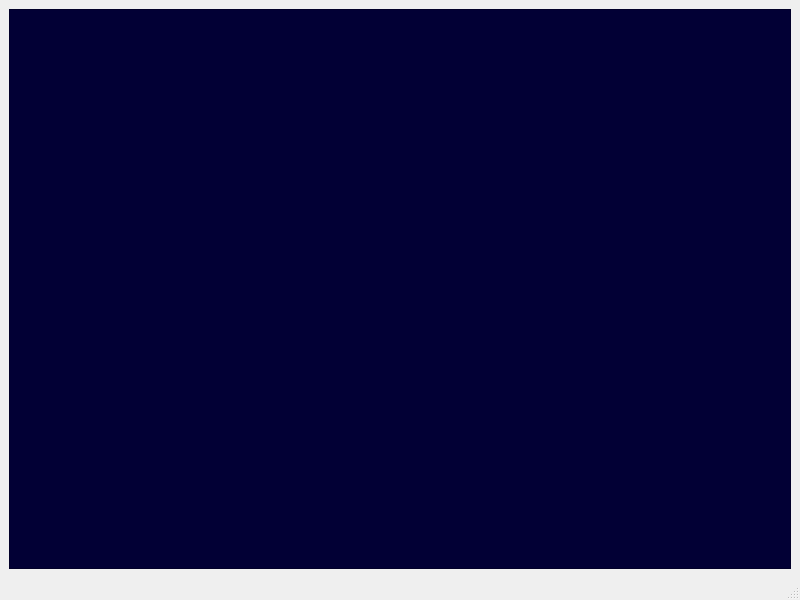
<?xml version="1.0" encoding="UTF-8"?>
<ui version="4.0">
 <class>MainWindow</class>
 <widget class="QMainWindow" name="MainWindow">
  <property name="geometry">
   <rect>
    <x>0</x>
    <y>0</y>
    <width>800</width>
    <height>600</height>
   </rect>
  </property>
  <property name="windowTitle">
   <string>MainWindow</string>
  </property>
  <widget class="QWidget" name="centralwidget">
   <layout class="QGridLayout" name="gridLayout">
    <item row="0" column="0">
     <widget class="QGraphicsView" name="graphicsView">
      <property name="styleSheet">
       <string notr="true">background-color: rgb(2, 0, 53);</string>
      </property>
     </widget>
    </item>
   </layout>
  </widget>
  <widget class="QMenuBar" name="menubar">
   <property name="geometry">
    <rect>
     <x>0</x>
     <y>0</y>
     <width>800</width>
     <height>21</height>
    </rect>
   </property>
  </widget>
  <widget class="QStatusBar" name="statusbar"/>
 </widget>
 <resources/>
 <connections/>
</ui>
